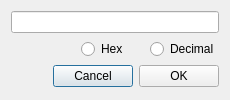
<?xml version="1.0" encoding="UTF-8"?>
<ui version="4.0">
 <class>QXHexGoTo</class>
 <widget class="QDialog" name="QXHexGoTo">
  <property name="windowModality">
   <enum>Qt::ApplicationModal</enum>
  </property>
  <property name="geometry">
   <rect>
    <x>0</x>
    <y>0</y>
    <width>230</width>
    <height>100</height>
   </rect>
  </property>
  <property name="minimumSize">
   <size>
    <width>230</width>
    <height>100</height>
   </size>
  </property>
  <property name="maximumSize">
   <size>
    <width>230</width>
    <height>100</height>
   </size>
  </property>
  <property name="windowTitle">
   <string>Go to address</string>
  </property>
  <property name="modal">
   <bool>true</bool>
  </property>
  <layout class="QVBoxLayout" name="verticalLayout">
   <item>
    <widget class="QLineEditX" name="lineEditAddress"/>
   </item>
   <item>
    <layout class="QHBoxLayout" name="horizontalLayout">
     <item>
      <widget class="QLabel" name="labelResult">
       <property name="styleSheet">
        <string notr="true">color: rgb(255, 0, 0);</string>
       </property>
       <property name="text">
        <string/>
       </property>
      </widget>
     </item>
     <item>
      <widget class="QRadioButtonX" name="radioButtonHex">
       <property name="text">
        <string>Hex</string>
       </property>
      </widget>
     </item>
     <item>
      <widget class="QRadioButtonX" name="radioButtonDec">
       <property name="text">
        <string>Decimal</string>
       </property>
      </widget>
     </item>
    </layout>
   </item>
   <item>
    <layout class="QHBoxLayout" name="horizontalLayout_2">
     <item>
      <spacer name="horizontalSpacer">
       <property name="orientation">
        <enum>Qt::Horizontal</enum>
       </property>
       <property name="sizeHint" stdset="0">
        <size>
         <width>40</width>
         <height>20</height>
        </size>
       </property>
      </spacer>
     </item>
     <item>
      <widget class="QPushButtonX" name="pushButtonCancel">
       <property name="text">
        <string>Cancel</string>
       </property>
      </widget>
     </item>
     <item>
      <widget class="QPushButtonX" name="pushButtonOK">
       <property name="text">
        <string>OK</string>
       </property>
      </widget>
     </item>
    </layout>
   </item>
  </layout>
 </widget>
 <customwidgets>
  <customwidget>
   <class>QPushButtonX</class>
   <extends>QPushButton</extends>
   <header>qpushbuttonx.h</header>
  </customwidget>
  <customwidget>
   <class>QLineEditX</class>
   <extends>QLineEdit</extends>
   <header>qlineeditx.h</header>
  </customwidget>
  <customwidget>
   <class>QRadioButtonX</class>
   <extends>QRadioButton</extends>
   <header>qradiobuttonx.h</header>
  </customwidget>
 </customwidgets>
 <tabstops>
  <tabstop>lineEditAddress</tabstop>
  <tabstop>pushButtonOK</tabstop>
  <tabstop>pushButtonCancel</tabstop>
  <tabstop>radioButtonHex</tabstop>
  <tabstop>radioButtonDec</tabstop>
 </tabstops>
 <resources/>
 <connections/>
 <slots>
  <signal>valueChanged()</signal>
 </slots>
</ui>
